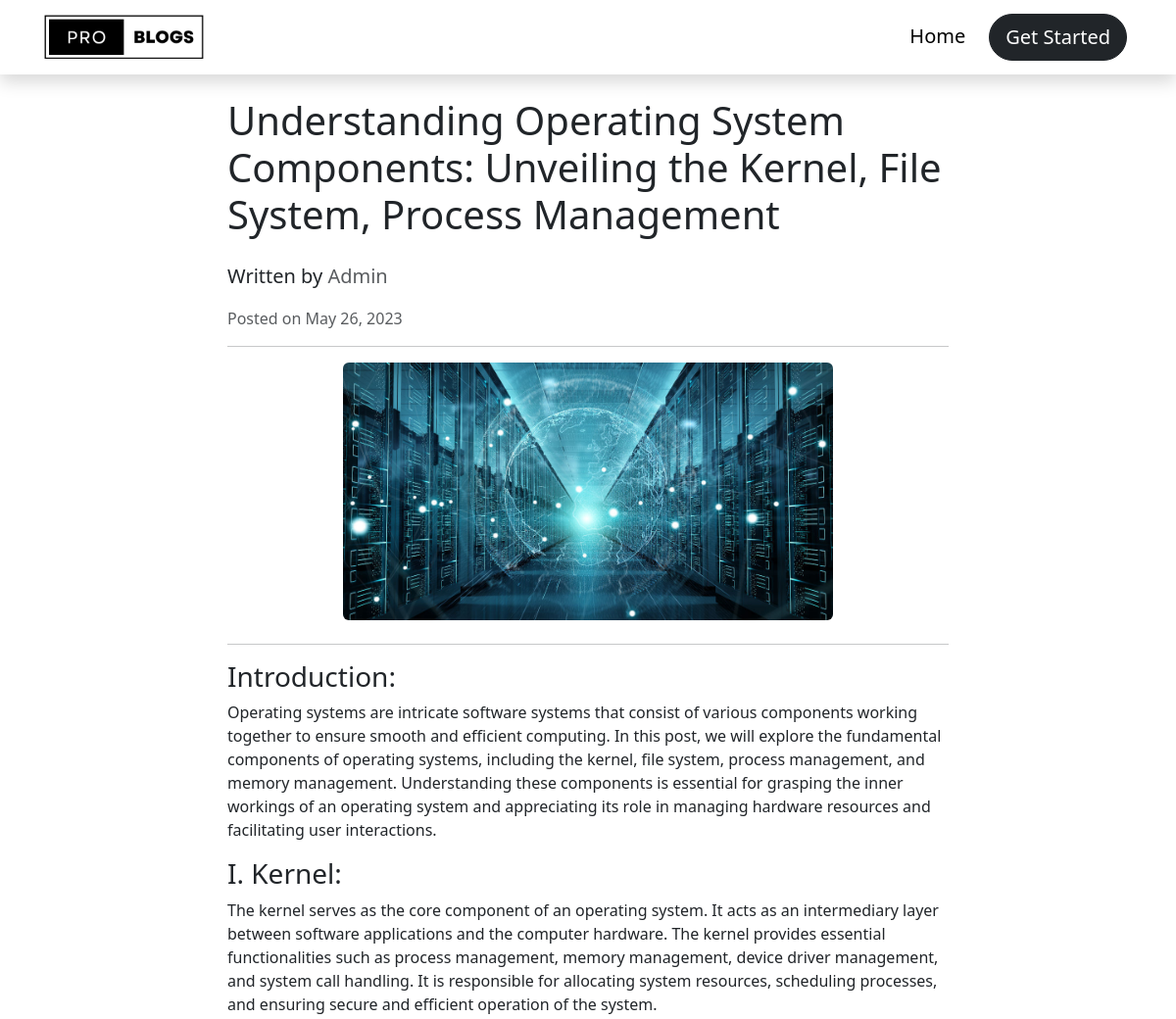
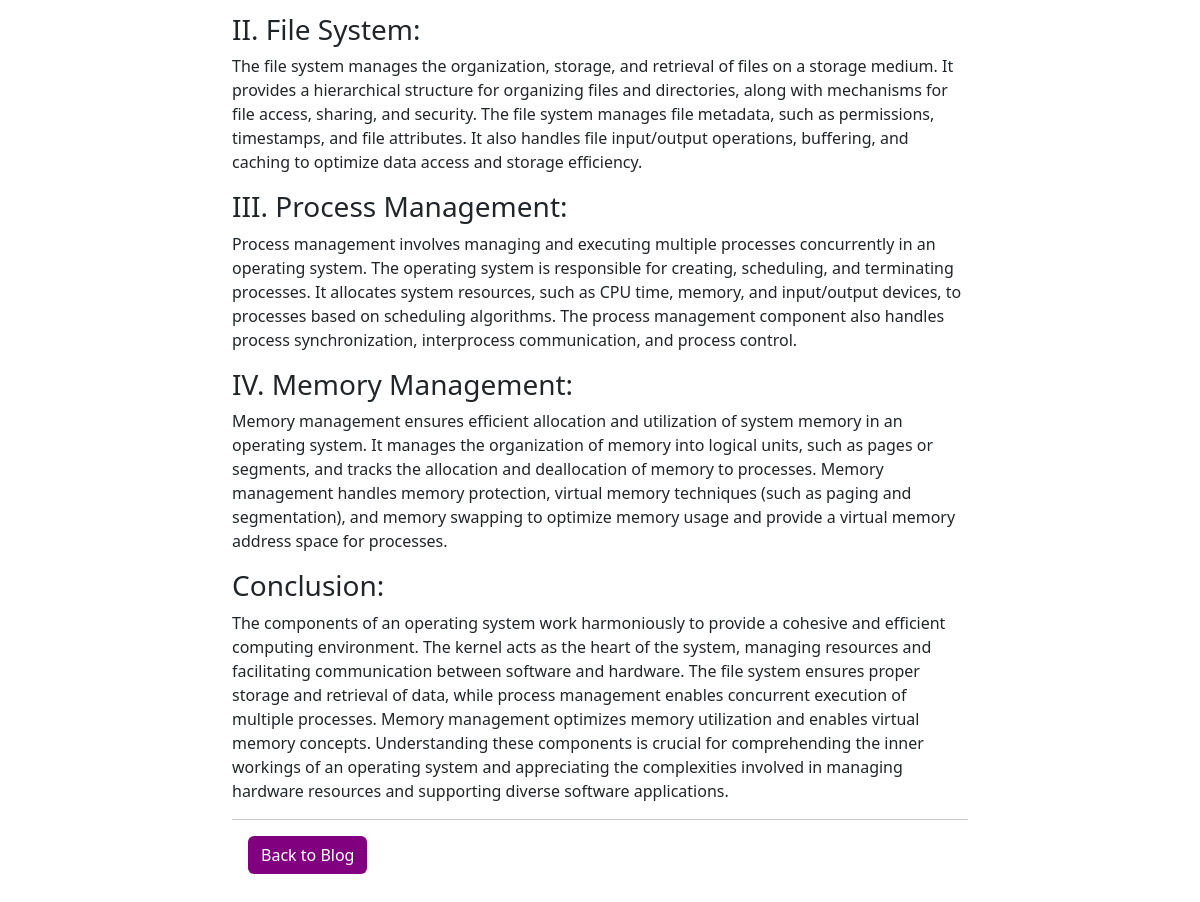
The page /blogs/os-components on the database its author committed (2 pictures, top to bottom).
### blogs/models.py (models this page shows, shortened)
class Post(models.Model):
    post_id = models.IntegerField(primary_key=True)
    title = models.CharField(max_length=100)
    content = HTMLField()
    post_url = models.CharField(max_length=200)
    likes = models.ManyToManyField(User, related_name='blogs_post')
    category_name = models.ForeignKey(Category, on_delete=models.CASCADE)
    image_post = models.ImageField(upload_to='post/')
    post_author = models.CharField(max_length=100, default='Admin')
    post_created_at = models.DateField(auto_now_add=True)

### blogs/views.py (the view)
# urls.py: path('blogs/<slug:url>', views.post, name='post'),
def post(request, url):
    post = Post.objects.get(post_url = url)
    total_likes = post.likes.count()
    post_data = {
        'post' : post,
        'total_likes' : total_likes,
    }
    return render(request, 'blogs/posts.html', post_data)

### templates/blogs/posts.html (shortened to what this page needs)
{% extends 'blogs/base.html' %}
{% load static %}
{% block content %}
<div class="container">
    <div class="row">
        <div class="col-md-8 offset-md-2">
            <h1 class="my-4">{{post.title | safe}}</h1>
            <p class="lead">Written by <span class="text-muted">{{post.post_author | safe}}</span></p>
            <p class="text-muted">Posted on {{post.post_created_at}}</p>
            <hr>
            <img src="/media/{{post.image_post}}" class="img-fluid rounded mb-4 mx-auto d-block" alt="{{post.title}} Image" style="width:500px; height: auto;">
            <hr>
            <p>{{post.content | safe}}</p>
            <hr>
            <div class="mt-auto mb-3 mx-3 my-3">
            <a href="/" class="btn btn-purple mb-5">Back to Blog</a>
        </div>
    </div>
</div>
{%endblock%}

### blogs/static/css/style.css (style rules this page uses)
body { padding-top: 75px; }

### templates/blogs/posts.html (style rules this page uses)
.btn-purple { background-color: purple; color: white; transition: background-color 0.3s, color 0.3s; }

### rows shown on the page
Post: title "Understanding Operating System Components: Unveiling the Kernel, File System, Process Management", post_author "Admin", post_created_at "May 26, 2023", image_post (picture), content "Introduction: Operating systems are intricate software systems that consist of various components working together to ensure smooth and efficient computing. In this post, we will explore the fundamental components of operating systems, including the kernel, file system, process management, and memory management. Understanding these components is essential for grasping the inner workings of an operating system and appreciating its role in managing hardware resources and facilitating user interactions. I. Kernel: The kernel serves as the core component of an operating system. It acts as an intermediary layer between software applications and the computer hardware. The kernel provides…"
